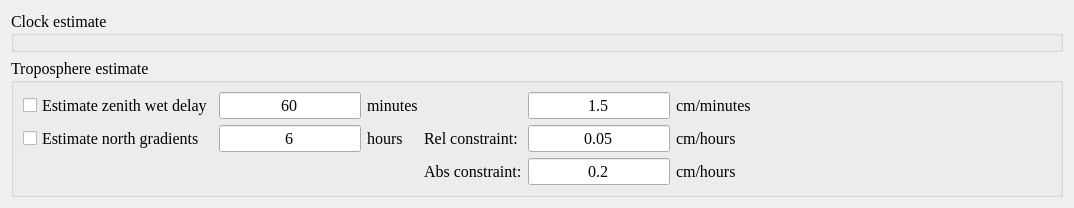
      <widget class="QWidget" name="page_est_clktrp">
       <layout class="QVBoxLayout" name="verticalLayout_21">
        <item>
         <widget class="QGroupBox" name="groupBox_6">
          <property name="sizePolicy">
           <sizepolicy hsizetype="Preferred" vsizetype="Preferred">
            <horstretch>0</horstretch>
            <verstretch>0</verstretch>
           </sizepolicy>
          </property>
          <property name="font">
           <font>
            <family>Times New Roman</family>
            <pointsize>12</pointsize>
            <weight>50</weight>
            <bold>false</bold>
           </font>
          </property>
          <property name="title">
           <string>Clock estimate</string>
          </property>
          <widget class="QWidget" name="layoutWidget1">
           <property name="geometry">
            <rect>
             <x>20</x>
             <y>40</y>
             <width>1071</width>
             <height>51</height>
            </rect>
           </property>
           <layout class="QHBoxLayout" name="horizontalLayout_35">
            <item>
             <widget class="QCheckBox" name="checkBox_est_clk">
              <property name="text">
               <string>Estimate Clock</string>
              </property>
             </widget>
            </item>
            <item>
             <spacer name="horizontalSpacer_38">
              <property name="orientation">
               <enum>Qt::Horizontal</enum>
              </property>
              <property name="sizeHint" stdset="0">
               <size>
                <width>40</width>
                <height>20</height>
               </size>
              </property>
             </spacer>
            </item>
            <item>
             <layout class="QHBoxLayout" name="horizontalLayout_22">
              <item>
               <widget class="QLineEdit" name="lineEdit_clk_interval">
                <property name="text">
                 <string>60</string>
                </property>
                <property name="alignment">
                 <set>Qt::AlignCenter</set>
                </property>
               </widget>
              </item>
              <item>
               <widget class="QLabel" name="label_20">
                <property name="text">
                 <string>minutes</string>
                </property>
               </widget>
              </item>
             </layout>
            </item>
            <item>
             <spacer name="horizontalSpacer_39">
              <property name="orientation">
               <enum>Qt::Horizontal</enum>
              </property>
              <property name="sizeHint" stdset="0">
               <size>
                <width>40</width>
                <height>20</height>
               </size>
              </property>
             </spacer>
            </item>
            <item>
             <layout class="QHBoxLayout" name="horizontalLayout_21">
              <item>
               <widget class="QLineEdit" name="lineEdit_clk_constr">
                <property name="text">
                 <string>1.3</string>
                </property>
                <property name="alignment">
                 <set>Qt::AlignCenter</set>
                </property>
               </widget>
              </item>
              <item>
               <widget class="QLabel" name="label_21">
                <property name="text">
                 <string>cm/minutes</string>
                </property>
               </widget>
              </item>
             </layout>
            </item>
            <item>
             <spacer name="horizontalSpacer_37">
              <property name="orientation">
               <enum>Qt::Horizontal</enum>
              </property>
              <property name="sizeHint" stdset="0">
               <size>
                <width>40</width>
                <height>20</height>
               </size>
              </property>
             </spacer>
            </item>
            <item>
             <layout class="QHBoxLayout" name="horizontalLayout_20">
              <item>
               <widget class="QLabel" name="label_26">
                <property name="text">
                 <string>Polynomial Num:</string>
                </property>
               </widget>
              </item>
              <item>
               <widget class="QComboBox" name="comboBox_clk_order">
                <item>
                 <property name="text">
                  <string>0</string>
                 </property>
                </item>
                <item>
                 <property name="text">
                  <string>1</string>
                 </property>
                </item>
                <item>
                 <property name="text">
                  <string>2</string>
                 </property>
                </item>
                <item>
                 <property name="text">
                  <string>3</string>
                 </property>
                </item>
                <item>
                 <property name="text">
                  <string>4</string>
                 </property>
                </item>
                <item>
                 <property name="text">
                  <string>5</string>
                 </property>
                </item>
               </widget>
              </item>
             </layout>
            </item>
           </layout>
          </widget>
         </widget>
        </item>
        <item>
         <widget class="QGroupBox" name="groupBox_7">
          <property name="sizePolicy">
           <sizepolicy hsizetype="Preferred" vsizetype="Preferred">
            <horstretch>0</horstretch>
            <verstretch>0</verstretch>
           </sizepolicy>
          </property>
          <property name="font">
           <font>
            <family>Times New Roman</family>
            <pointsize>12</pointsize>
            <weight>50</weight>
            <bold>false</bold>
           </font>
          </property>
          <property name="title">
           <string>Troposphere estimate</string>
          </property>
          <layout class="QHBoxLayout" name="horizontalLayout_23">
           <item>
            <layout class="QGridLayout" name="gridLayout_4">
             <item row="0" column="0">
              <widget class="QCheckBox" name="checkBox_est_wet">
               <property name="text">
                <string>Estimate zenith wet delay</string>
               </property>
              </widget>
             </item>
             <item row="0" column="1">
              <widget class="QLineEdit" name="lineEdit_wet_interval">
               <property name="text">
                <string>60</string>
               </property>
               <property name="alignment">
                <set>Qt::AlignCenter</set>
               </property>
              </widget>
             </item>
             <item row="0" column="2">
              <widget class="QLabel" name="label_27">
               <property name="text">
                <string>minutes</string>
               </property>
              </widget>
             </item>
             <item row="0" column="4">
              <widget class="QLineEdit" name="lineEdit_wet_constr">
               <property name="text">
                <string>1.5</string>
               </property>
               <property name="alignment">
                <set>Qt::AlignCenter</set>
               </property>
              </widget>
             </item>
             <item row="0" column="5">
              <widget class="QLabel" name="label_31">
               <property name="text">
                <string>cm/minutes</string>
               </property>
              </widget>
             </item>
             <item row="1" column="0">
              <widget class="QCheckBox" name="checkBox_est_grad">
               <property name="text">
                <string>Estimate north gradients</string>
               </property>
              </widget>
             </item>
             <item row="1" column="1">
              <widget class="QLineEdit" name="lineEdit_grad_interval">
               <property name="text">
                <string>6</string>
               </property>
               <property name="alignment">
                <set>Qt::AlignCenter</set>
               </property>
              </widget>
             </item>
             <item row="1" column="2">
              <widget class="QLabel" name="label_32">
               <property name="text">
                <string>hours</string>
               </property>
              </widget>
             </item>
             <item row="1" column="3">
              <widget class="QLabel" name="label_10">
               <property name="text">
                <string>Rel constraint:</string>
               </property>
              </widget>
             </item>
             <item row="1" column="4">
              <widget class="QLineEdit" name="lineEdit_grad_relconstr">
               <property name="text">
                <string>0.05</string>
               </property>
               <property name="alignment">
                <set>Qt::AlignCenter</set>
               </property>
              </widget>
             </item>
             <item row="1" column="5">
              <widget class="QLabel" name="label_33">
               <property name="text">
                <string>cm/hours</string>
               </property>
              </widget>
             </item>
             <item row="2" column="3">
              <widget class="QLabel" name="label_16">
               <property name="text">
                <string>Abs constraint:</string>
               </property>
              </widget>
             </item>
             <item row="2" column="4">
              <widget class="QLineEdit" name="lineEdit_grad_absconstr">
               <property name="text">
                <string>0.2</string>
               </property>
               <property name="alignment">
                <set>Qt::AlignCenter</set>
               </property>
              </widget>
             </item>
             <item row="2" column="5">
              <widget class="QLabel" name="label_34">
               <property name="text">
                <string>cm/hours</string>
               </property>
              </widget>
             </item>
            </layout>
           </item>
           <item>
            <spacer name="horizontalSpacer_10">
             <property name="orientation">
              <enum>Qt::Horizontal</enum>
             </property>
             <property name="sizeType">
              <enum>QSizePolicy::Fixed</enum>
             </property>
             <property name="sizeHint" stdset="0">
              <size>
               <width>300</width>
               <height>20</height>
              </size>
             </property>
            </spacer>
           </item>
          </layout>
         </widget>
        </item>
       </layout>
      </widget>
